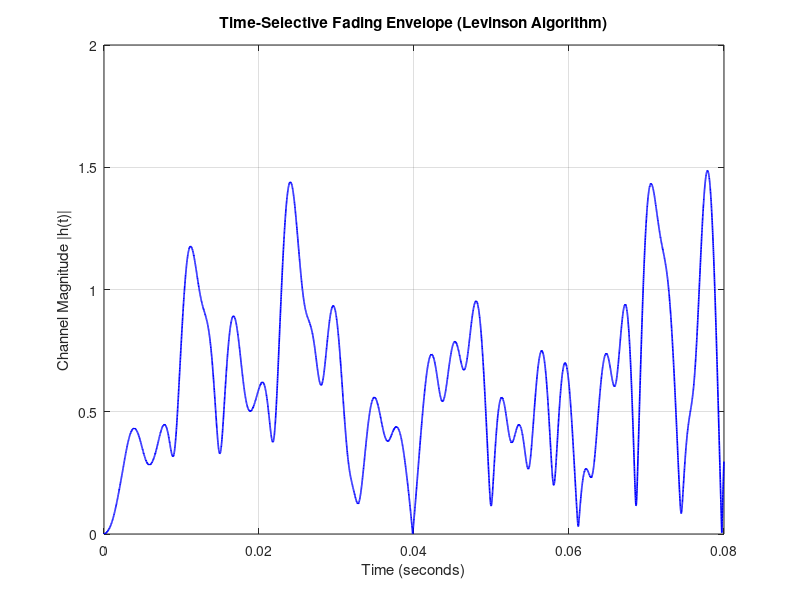
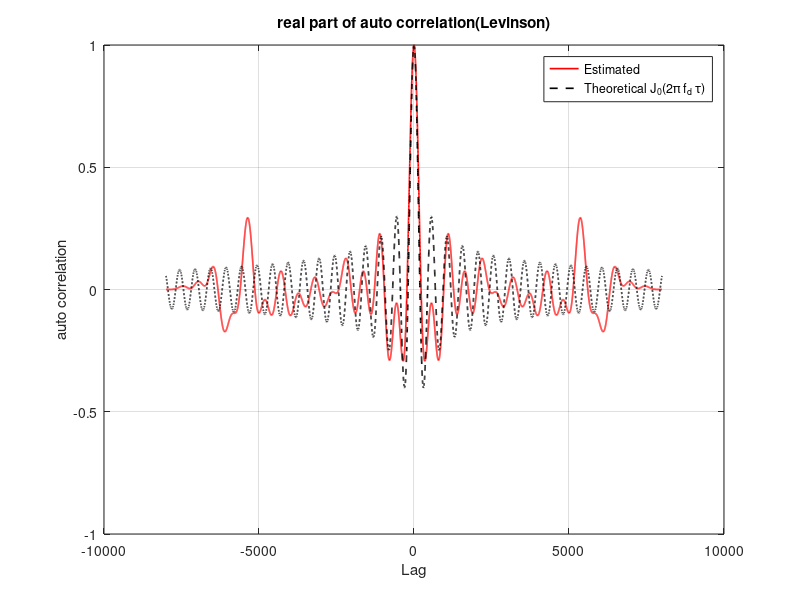
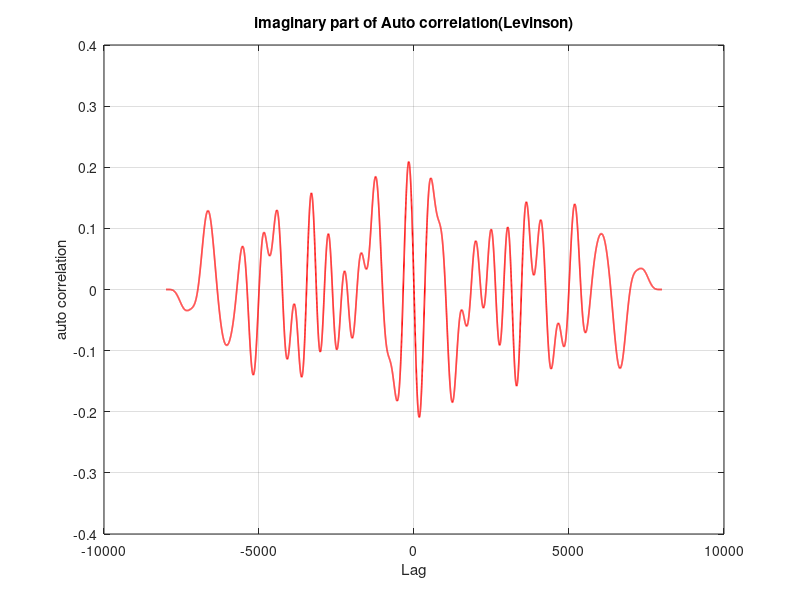
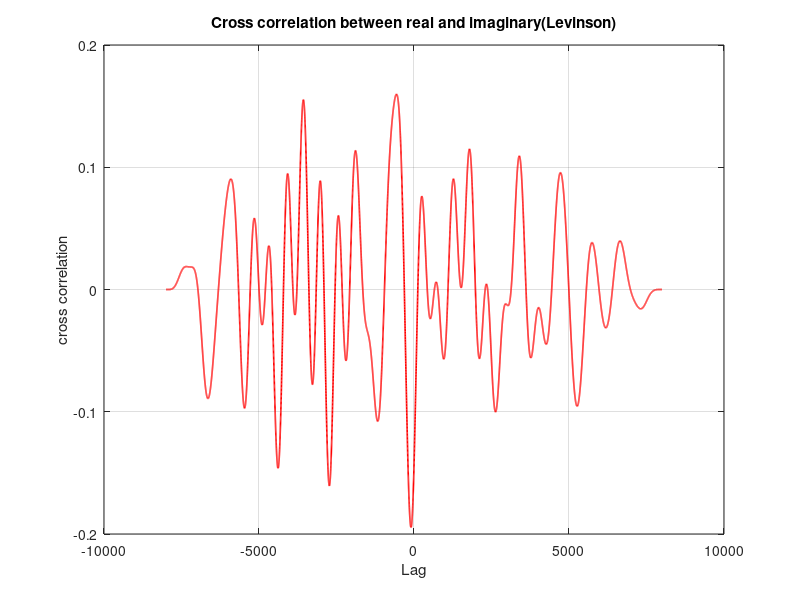

These figures' MATLAB source, in order:
%% Charan Srikkanth - EE23B127 question 1
Ts = 1e-5;
fs=1/Ts;
fc = 2e9;
fd = (30/ 3e8)* fc;  % velocity is 30 m/s
N = 8000;
time = (0:N-1)*Ts;
%% Part a
order = 100; % number of coefficients of the iir filter
k = 0:order;
R = besselj(0,2*pi*fd*k*Ts); %Autocorrelation vector
R(1)=R(1)+1e-6; %Add a small amount in order to invert matrix easily
[filter_coeffs,noise_var] = levinson(R,order-1);

noise_real = randn(1, N);
noise_imag = randn(1, N);
noise = sqrt(noise_var/2) * (noise_real + 1i * noise_imag);

channel_output_levinson = filter(1,filter_coeffs,noise);
[auto_corr_lev,lags] = xcorr((channel_output_levinson));
[cross_corr_lev,lags] = xcorr(real(channel_output_levinson),imag(channel_output_levinson));

lag_times = lags*Ts;
theory_acf = besselj(0, 2*pi*fd*lag_times); % J0(2*pi*fd*n*Ts)


signal_power = auto_corr_lev(lags == 0); 
% Normalise the correlation by power
auto_corr_lev = auto_corr_lev./signal_power;
cross_corr_lev = cross_corr_lev./signal_power;

figure;
plot(time, abs(channel_output_levinson), 'b', 'LineWidth', 1.2);
title('Time-Selective Fading Envelope (Levinson Algorithm)');
xlabel('Time (seconds)');
ylabel('Channel Magnitude |h(t)|');
grid on;
%exportgraphics(gcf, 'fading_lev.pdf', 'ContentType', 'vector');

figure;
plot(lags, real(auto_corr_lev), 'r', 'LineWidth', 1.2);
hold on;
plot(lags, theory_acf, 'k--', 'LineWidth', 1.2);
hold off;
title('real part of auto correlation(Levinson)');
xlabel('Lag');
ylabel('auto correlation');
legend('Estimated', 'Theoretical J_0(2\pi f_d \tau)');
grid on;
%exportgraphics(gcf, 'auto_real_lev.pdf', 'ContentType', 'vector');


figure;
plot(lags, imag(auto_corr_lev), 'r', 'LineWidth', 1.2);
title('imaginary part of Auto correlation(Levinson)');
xlabel('Lag');
ylabel('auto correlation');
grid on;
%exportgraphics(gcf, 'auto_imag_lev.pdf', 'ContentType', 'vector');

figure;
plot(lags, cross_corr_lev, 'r', 'LineWidth', 1.2);
title('Cross correlation between real and imaginary(Levinson)');
xlabel('Lag');
ylabel('cross correlation');
grid on;
%exportgraphics(gcf, 'cross_lev.pdf', 'ContentType', 'vector');


%% Smiths Model
N=8192; %These samples go from -fs/2 to fs/2-fs/N
time = (0:N-1)*Ts;
noise_var_time_domain = 1 ;
freq_domain_noise_var = N*noise_var_time_domain ;

% Note: We DO NOT divide the variance by 2 here, because these are 1D real numbers 
% and don't share their power with an imaginary component.
DC_bin_I = sqrt(freq_domain_noise_var) * randn(1, 1);
Nyquist_bin_I = sqrt(freq_domain_noise_var) * randn(1, 1);

positive_frequencies_I = sqrt(freq_domain_noise_var/2)*(randn(1,N/2-1)+1i*randn(1,N/2-1));
negative_frequencies_I = fliplr(conj(positive_frequencies_I));
% 4. Assemble the Final Array for IFFT
% Layout: [ 0 Hz,  +df to +(fs/2-df),  +fs/2 (Nyquist),  -(fs/2-df) to -df ]
X_array_I = [DC_bin_I, positive_frequencies_I, Nyquist_bin_I, negative_frequencies_I];

DC_bin_Q = sqrt(freq_domain_noise_var) * randn(1, 1);
Nyquist_bin_Q = sqrt(freq_domain_noise_var) * randn(1, 1);

positive_frequencies_Q = sqrt(freq_domain_noise_var/2)*(randn(1,N/2-1)+1i*randn(1,N/2-1));
negative_frequencies_Q = fliplr(conj(positive_frequencies_Q));
% 4. Assemble the Final Array for IFFT
% Layout: [ 0 Hz,  +df to +(fs/2-df),  +fs/2 (Nyquist),  -(fs/2-df) to -df ]
X_array_Q = [DC_bin_Q, positive_frequencies_Q, Nyquist_bin_Q, negative_frequencies_Q];


N_samples_fd = floor(N/(fs/fd));
samples_doppler = 0:N_samples_fd-1;
Jakes_psd_pos = (1.5/ (pi*fd)) * 1./sqrt( 1 - (samples_doppler./N_samples_fd).^2);
jakes_filter = zeros(1,N);

effective_psd_for_filter = sqrt(Jakes_psd_pos./(2*noise_var_time_domain));
jakes_filter(1:N_samples_fd) = effective_psd_for_filter;
jakes_filter(end-(N_samples_fd-2):end) = fliplr(effective_psd_for_filter(2:end));

freq_resp_channel_I = X_array_I.*jakes_filter;
channel_I = ifft(freq_resp_channel_I);

freq_resp_channel_Q = X_array_Q.*jakes_filter;
channel_Q = ifft(freq_resp_channel_Q);

channel_resp_smith = channel_I + 1i*channel_Q;

[auto_corr_smith,lags] = xcorr(channel_resp_smith);
[cross_corr_smith,lags] = xcorr(real(channel_resp_smith),imag(channel_resp_smith));

lag_times = lags*Ts;
theory_acf = besselj(0, 2*pi*fd*lag_times); % J0(2*pi*fd*n*Ts)

signal_power = auto_corr_smith(lags==0); 
% Normalise the correlation by power
auto_corr_smith = auto_corr_smith./signal_power;
cross_corr_smith = cross_corr_smith./signal_power;


figure;
plot(time, abs(channel_resp_smith), 'b', 'LineWidth', 1.2);
title('Time-Selective Fading Envelope (Smiths Model)');
xlabel('Time (seconds)');
ylabel('Channel Magnitude |h(t)|');
grid on;
%exportgraphics(gcf, 'fading_smith.pdf', 'ContentType', 'vector');


figure;
plot(lags, real(auto_corr_smith), 'r', 'LineWidth', 1.2);
hold on;
plot(lags, theory_acf, 'k--', 'LineWidth', 1.2);
hold off;
title('Real part of Auto correlation(Smith)');
xlabel('Lag');
ylabel('auto correlation');
legend('Estimated', 'Theoretical J_0(2\pi f_d \tau)');% PSD via FFT of autocorrelation (Levinson)
%exportgraphics(gcf, 'auto_real_smith.pdf', 'ContentType', 'vector');

figure;
plot(lags, imag(auto_corr_smith), 'r', 'LineWidth', 1.2);
title('Imaginary part of autocorrelation(Smith)');
xlabel('Lag');
ylabel('auto correlation');
grid on;
%exportgraphics(gcf, 'auto_img_smith.pdf', 'ContentType', 'vector');


figure;
plot(lags, cross_corr_smith, 'r', 'LineWidth', 1.2);
title('Cross correlation between real and imaginary(Smith)');
xlabel('Lag');
ylabel('cross correlation');
grid on;
%exportgraphics(gcf, 'cross_smith.pdf', 'ContentType', 'vector');

%% Sum of Sinusoid Model
N = 8000;
time = (0:N-1)*Ts;
M = 100; %Number of sinusoids added

n = 1:M;
Z_c = zeros(1,N);
Z_s = zeros(1,N);
for i=1:M
    theta = -pi + 2*pi*rand(1,1);
    phi_i = -pi + 2*pi*rand(1,1);
    psi_i = -pi + 2*pi*rand(1,1);
    alpha_i = (2*pi*i - pi +  theta)./(4*M);
    Z_c = Z_c + sqrt(2/M)*cos(2*pi*fd.*time.*cos(alpha_i)+phi_i);
    Z_s = Z_s + sqrt(2/M)*cos(2*pi*fd.*time.*sin(alpha_i)+psi_i);
end

channel_output_sos = Z_c + 1j*Z_s;

[auto_corr_sos,lags] = xcorr(channel_output_sos);
[cross_corr_sos,lags] = xcorr(real(channel_output_sos),imag(channel_output_sos));

signal_power = auto_corr_sos(lags==0); 
% Normalise the correlation by power
auto_corr_sos = auto_corr_sos./signal_power;
cross_corr_sos = cross_corr_sos./signal_power;

lag_times = lags*Ts;
theory_acf = besselj(0, 2*pi*fd*lag_times); % J0(2*pi*fd*n*Ts)

figure;
plot(time, abs(channel_output_sos), 'b', 'LineWidth', 1.2);
title('Time-Selective Fading Envelope (Sum of sinusoid Model)');
xlabel('Time (seconds)');
ylabel('Channel Magnitude |h(t)|');
grid on;
%exportgraphics(gcf, 'fading_sos_3ms.pdf', 'ContentType', 'vector');


figure;
plot(lags, real(auto_corr_sos), 'r', 'LineWidth', 1.2);
hold on;
plot(lags, theory_acf, 'k--', 'LineWidth', 1.2);
hold off;

title('Real part of Auto correlation(SOS)');
xlabel('Lag');
ylabel('auto correlation');
legend('Estimated', 'Theoretical J_0(2\pi f_d \tau)');
grid on;
%exportgraphics(gcf, 'auto_real_sos.pdf', 'ContentType', 'vector');

figure;
plot(lags, imag(auto_corr_sos), 'r', 'LineWidth', 1.2);
title('Imaginary part of autocorrelation(SOS)');
xlabel('Lag');
ylabel('auto correlation');
grid on;
%exportgraphics(gcf, 'auto_img_sos.pdf', 'ContentType', 'vector');


figure;
plot(lags, cross_corr_sos, 'r', 'LineWidth', 1.2);
title('Cross correlation between real and imaginary(SOS)');
xlabel('Lag');
ylabel('cross correlation');
grid on;
%exportgraphics(gcf, 'cross_sos.pdf', 'ContentType', 'vector');
